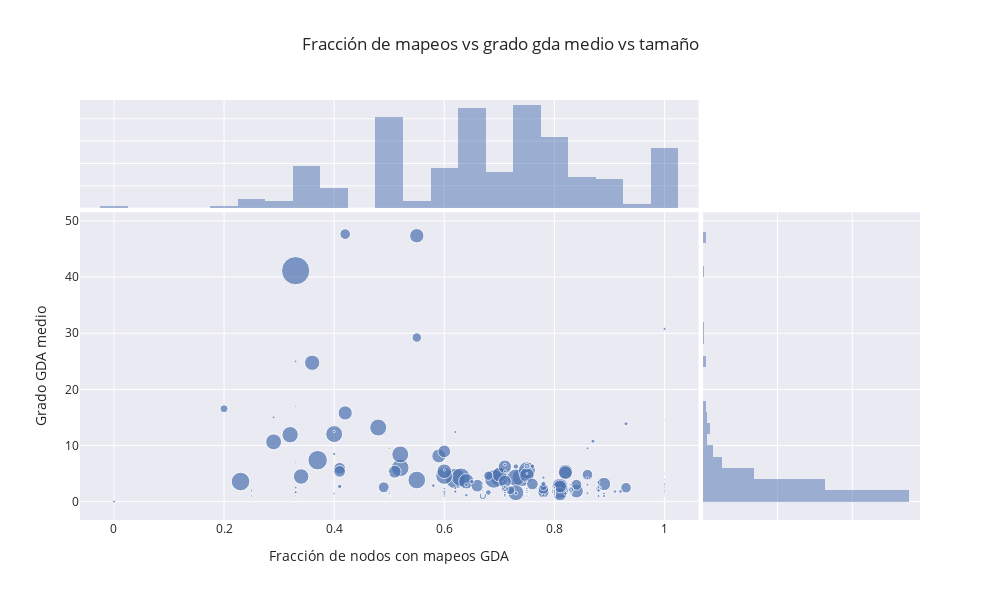

Notebook source saved alongside this figure:
### Code cell
fig = px.scatter(louvain_clusters, x="fraccion_gda", y="grado_gda_medio", size="tamaño", hover_data=["comunidad"], width=1000, height=600, title="Fracción de mapeos vs grado gda medio vs tamaño",marginal_x="histogram",marginal_y="histogram")
fig.update_layout(xaxis_title="Fracción de nodos con mapeos GDA", yaxis_title="Grado GDA medio")

fig.show()

### Figure 1 — Plotly figure (JSON) as saved in the notebook; plotly's stock layout.template omitted (floating-point values rounded to 4 significant figures; data arrays with more than 128 entries replaced by an {"elided": "..."} marker saying what was removed)
{"data": [{"customdata": {"elided": "294x1 int values"}, "hovertemplate": "fraccion_gda=%{x}<br>grado_gda_medio=%{y}<br>tamaño=%{marker.size}<br>comunidad=%{customdata[0]}<extra></extra>", "legendgroup": "", "marker": {"color": "rgb(76,114,176)", "size": {"elided": "294 int values"}, "sizemode": "area", "sizeref": 1.755, "symbol": "circle"}, "mode": "markers", "name": "", "orientation": "v", "showlegend": false, "type": "scatter", "x": {"elided": "294 float values"}, "xaxis": "x", "y": {"elided": "294 float values"}, "yaxis": "y"}, {"alignmentgroup": "True", "bingroup": "x", "hovertemplate": "fraccion_gda=%{x}<br>count=%{y}<extra></extra>", "legendgroup": "", "marker": {"color": "rgb(76,114,176)"}, "name": "", "offsetgroup": "", "opacity": 0.5, "showlegend": false, "type": "histogram", "x": {"elided": "294 float values"}, "xaxis": "x3", "yaxis": "y3"}, {"alignmentgroup": "True", "bingroup": "y", "hovertemplate": "grado_gda_medio=%{y}<br>count=%{x}<extra></extra>", "legendgroup": "", "marker": {"color": "rgb(76,114,176)"}, "name": "", "offsetgroup": "", "opacity": 0.5, "showlegend": false, "type": "histogram", "xaxis": "x2", "y": {"elided": "294 float values"}, "yaxis": "y2"}], "layout": {"barmode": "overlay", "height": 600, "legend": {"itemsizing": "constant", "tracegroupgap": 0}, "title": {"text": "Fracción de mapeos vs grado gda medio vs tamaño"}, "width": 1000, "xaxis": {"anchor": "y", "domain": [0, 0.7363], "title": {"text": "Fracción de nodos con mapeos GDA"}}, "xaxis2": {"anchor": "y2", "domain": [0.7413, 1], "matches": "x2", "showline": false, "showticklabels": false, "ticks": ""}, "xaxis3": {"anchor": "y3", "domain": [0, 0.7363], "matches": "x", "showticklabels": false}, "xaxis4": {"anchor": "y4", "domain": [0.7413, 1], "matches": "x2", "showline": false, "showticklabels": false, "ticks": ""}, "yaxis": {"anchor": "x", "domain": [0, 0.7326], "title": {"text": "Grado GDA medio"}}, "yaxis2": {"anchor": "x2", "domain": [0, 0.7326], "matches": "y", "showticklabels": false}, "yaxis3": {"anchor": "x3", "domain": [0.7426, 1], "matches": "y3", "showline": false, "showticklabels": false, "ticks": ""}, "yaxis4": {"anchor": "x4", "domain": [0.7426, 1], "matches": "y3", "showline": false, "showticklabels": false, "ticks": ""}}}
